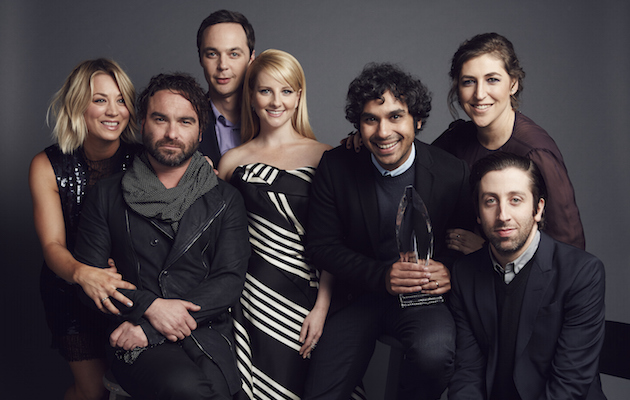
#> input picture images/BigBangTheoryGettyImages-503820038.jpg, 630 x 400 px, found by its file name
$ python cartoon.py
#> lines starting #> are read from the running program, lines starting #| are printed output that depends on the picture; after the words box and inside, x2 and y2 are one past the last pixel; in counts of white or black regions, pixels touching at a corner belong together
import cv2

path = "D:\\opencv\\images\\BigBangTheoryGettyImages-503820038.jpg"

img = cv2.imread(path)
#> img is the input picture: shape (400, 630, 3); mean B, G, R 62.4, 57.8, 65.3
if img is None:
    print("Image not found")
    exit()

# Prep grayscale & blur
g = cv2.cvtColor(img, cv2.COLOR_BGR2GRAY)
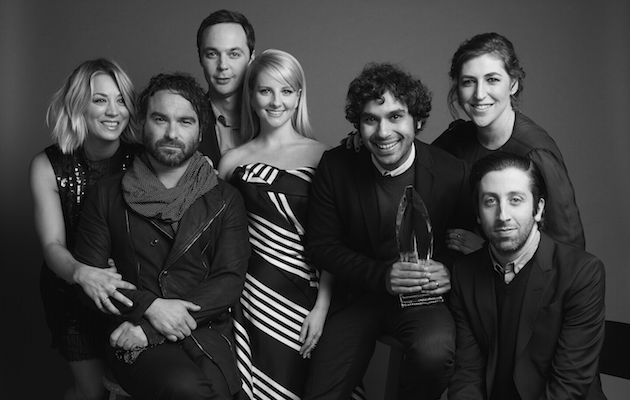
#> g: shape (400, 630); min 0, max 247, mean 60.5
g = cv2.medianBlur(g, 5)
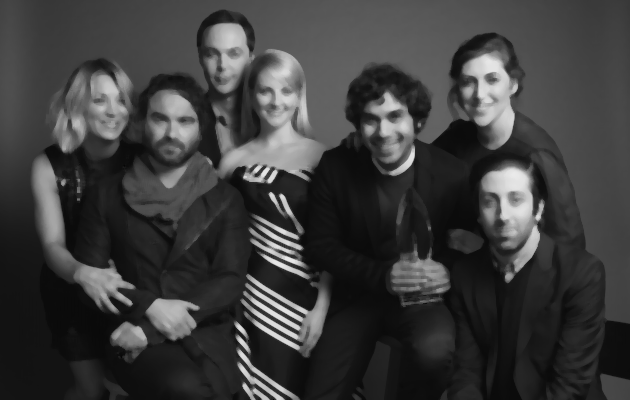
#> g: shape (400, 630); min 5, max 234, mean 60.8

# Edges
e = cv2.adaptiveThreshold(g, 255, cv2.ADAPTIVE_THRESH_MEAN_C,cv2.THRESH_BINARY, 9, 9)
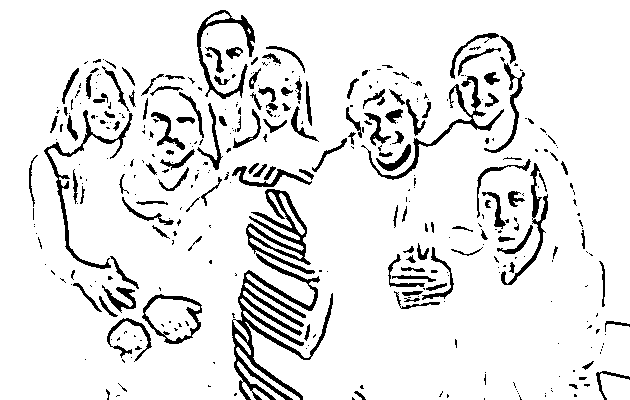
#> e: shape (400, 630); 90.3% white; 381 black regions (241 under 20 px), largest, box (x1, y1, x2, y2) and area: (232, 253, 333, 400) 3741, (246, 189, 315, 274) 1738, (44, 110, 133, 269) 1177

# Smooth color
c = cv2.bilateralFilter(img, 9, 250, 250)
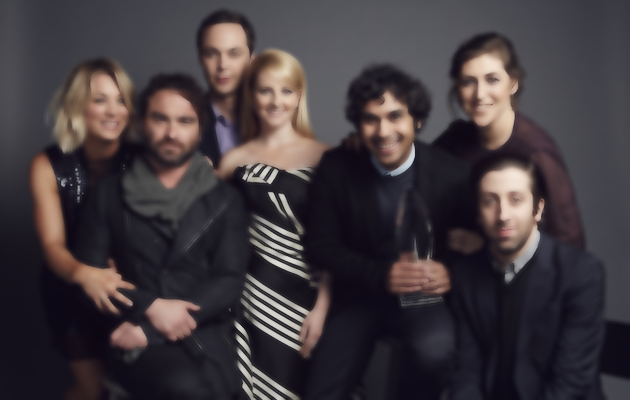
#> c: shape (400, 630, 3); mean B, G, R 62.5, 57.9, 65.3

# Combine
cartoon = cv2.bitwise_and(c, c, mask=e)
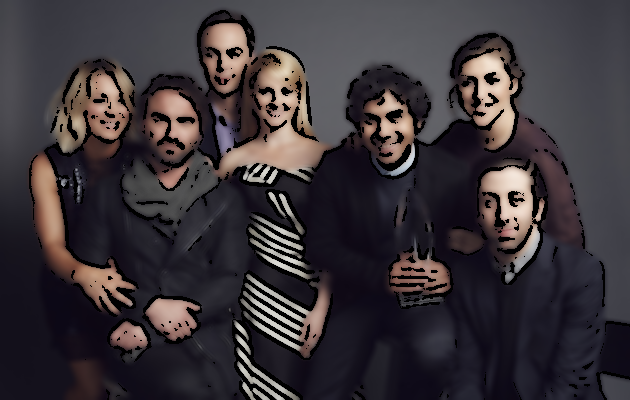
#> cartoon: shape (400, 630, 3); mean B, G, R 57.2, 52.8, 59.1

cv2.imshow("Cartoon", cartoon)
# cv2.imwrite("cartoon_output.jpg", cartoon)
cv2.waitKey(0)
cv2.destroyAllWindows()

$ run again, with images/seeds.jpg copied over images/BigBangTheoryGettyImages-503820038.jpg
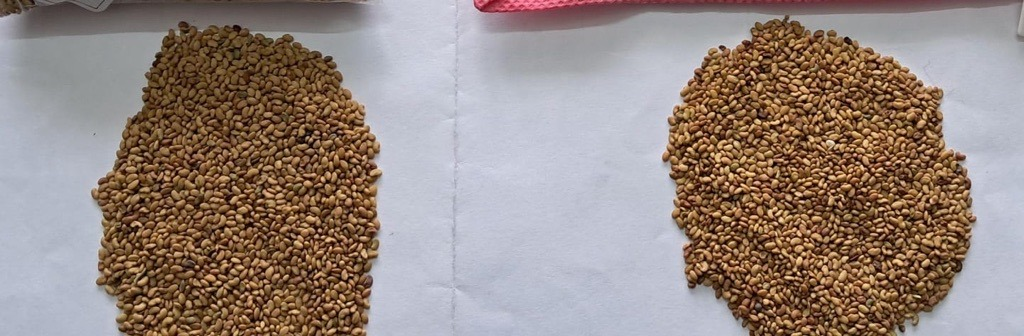
#> input picture images/seeds.jpg, 1024 x 336 px, found by its file name
#> img is the input picture: shape (336, 1024, 3); mean B, G, R 128.1, 134.8, 149.8
#> `e = cv2.adaptiveThreshold(g, 255, cv2.ADAPTIVE_THRESH_MEAN_C,cv2.THRES..`:
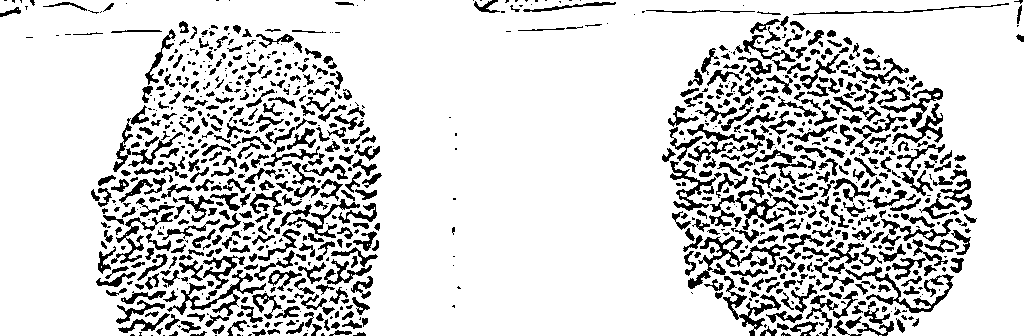
#> e: shape (336, 1024); 83.3% white; 982 black regions (390 under 20 px), largest, box (x1, y1, x2, y2) and area: (688, 236, 787, 289) 969, (845, 267, 954, 313) 931, (167, 270, 266, 316) 866
#> `cartoon = cv2.bitwise_and(c, c, mask=e)`:
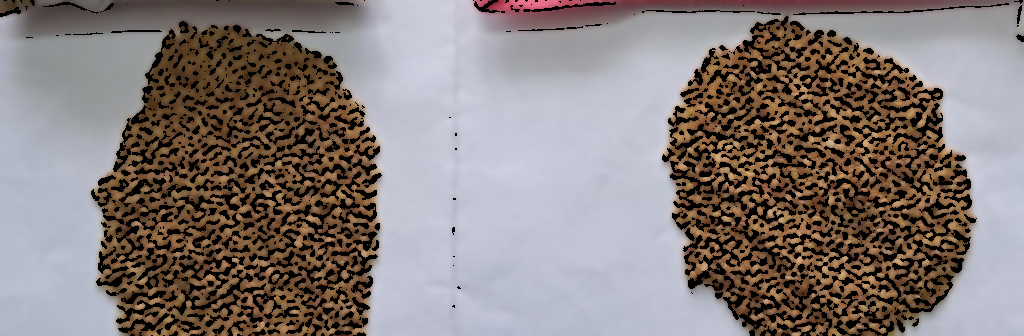
#> cartoon: shape (336, 1024, 3); mean B, G, R 120.3, 123, 132.4
